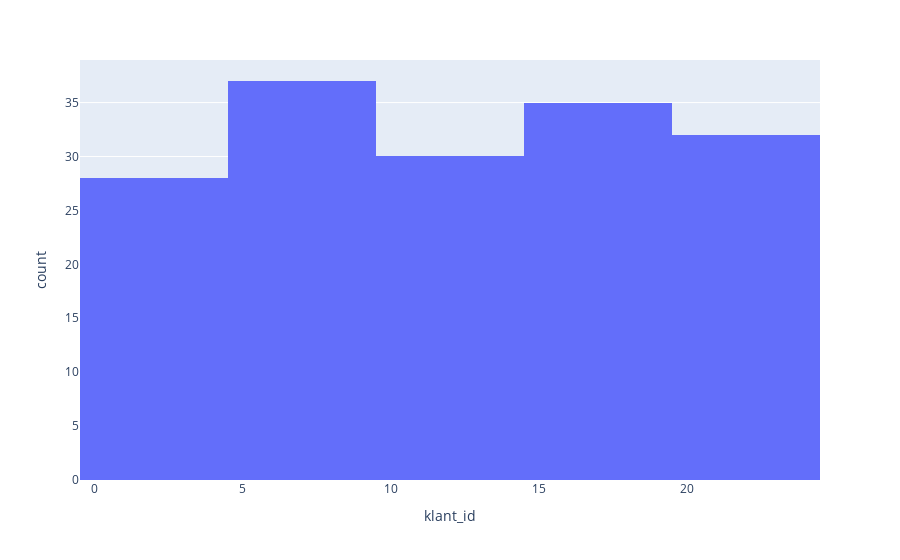

Notebook cell for this chart:
### Code cell
if show_intermediate_results == True:
#    verkoop_order_df.hist(column='klant_id', bins=10)
    fig=px.histogram(verkoop_order_df, x='klant_id', nbins=10)
    fig.show()

### Figure 1 — Plotly figure (JSON) as saved in the notebook; plotly's stock layout.template omitted (floating-point values rounded to 4 significant figures; data arrays with more than 128 entries replaced by an {"elided": "..."} marker saying what was removed)
{"data": [{"alignmentgroup": "True", "bingroup": "x", "hovertemplate": "klant_id=%{x}<br>count=%{y}<extra></extra>", "legendgroup": "", "marker": {"color": "#636efa"}, "name": "", "nbinsx": 10, "offsetgroup": "", "orientation": "v", "showlegend": false, "type": "histogram", "x": {"elided": "162 int values"}, "xaxis": "x", "yaxis": "y"}], "layout": {"barmode": "relative", "legend": {"tracegroupgap": 0}, "margin": {"t": 60}, "xaxis": {"anchor": "y", "domain": [0, 1], "title": {"text": "klant_id"}}, "yaxis": {"anchor": "x", "domain": [0, 1], "title": {"text": "count"}}}}
